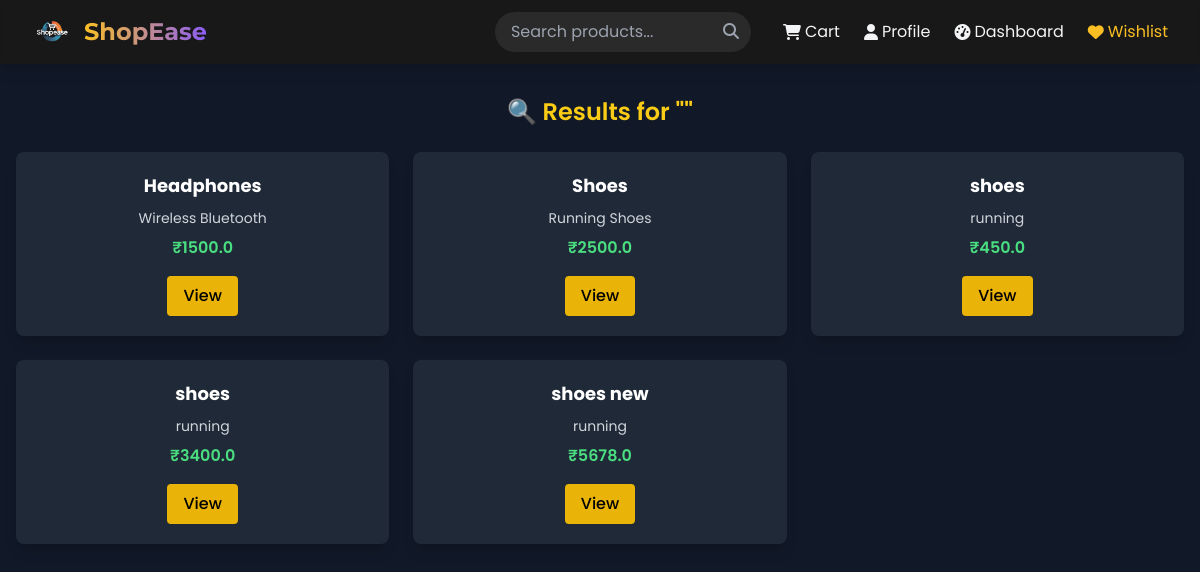
Screenshot of /search with the database file from the repository.
### tables this page shows
CREATE TABLE products (
            id INTEGER PRIMARY KEY AUTOINCREMENT,
            name TEXT,
            price REAL,
            category TEXT,
            description TEXT,
            stock INTEGER
        , image_url TEXT, seller_id INTEGER);

### app.py (the view)
@app.route('/search')
def search():
    query = request.args.get('query', '')
    products = fetch_products_by_name(query)
    return render_template('search_results.html', query=query, products=products)

### app.py (called while the page is built)
@app.context_processor
def inject_products():
    try:
        products = fetch_all_products()[:6]
    except:
        products = []
    return {'products': products}

### core/db_helper.py (called while the page is built)
def get_db_connection():
    conn = sqlite3.connect(DB_PATH)
    conn.row_factory = sqlite3.Row
    return conn

def fetch_products_by_name(name_query):
    conn = get_db_connection()
    cursor = conn.execute(
        "SELECT * FROM products WHERE name LIKE ?", ('%' + name_query + '%',)
    )
    products = cursor.fetchall()
    conn.close()
    return products

def fetch_all_products():
    conn = get_db_connection()
    cursor = conn.execute("SELECT * FROM products")
    products = cursor.fetchall()
    conn.close()
    return products

### templates/search_results.html (shortened to what this page needs)
{% extends "layout.html" %}
{% block content %}
<div class="min-h-screen bg-gray-900 text-white py-8 px-4">
  <h2 class="text-2xl font-semibold mb-6 text-yellow-400 text-center">🔍 Results for ""</h2>
  {% if products %}
    <div class="grid gap-6 grid-cols-1 sm:grid-cols-2 md:grid-cols-3">
      {% for product in products %}
        <div class="bg-gray-800 rounded-lg shadow-lg p-5 transition-transform transform hover:scale-105">
          <h3 class="text-lg font-bold text-white mb-2 text-center">{{ product.name }}</h3>
          <p class="text-gray-300 text-sm mb-2 text-center">{{ product.description }}</p>
          <p class="text-green-400 font-semibold text-center mb-4">₹{{ product.price }}</p>
          <div class="text-center">
            <a href="{{ url_for('view_product', product_id=product.id) }}"
               class="inline-block bg-yellow-500 hover:bg-yellow-600 text-black font-medium py-2 px-4 rounded transition">
              View
            </a>
          </div>
        </div>
      {% endfor %}
    </div>
  {% else %}
    <div class="bg-yellow-200 text-yellow-800 text-center py-4 rounded-lg shadow-md mt-10">
      🚫 No products found for your search.
    </div>
  {% endif %}
</div>
{% endblock %}

### rows the page displays
products: name "Headphones", description "Wireless Bluetooth", price "1500.0"
products: name "Shoes", description "Running Shoes", price "2500.0"
products: name "shoes", description "running", price "450.0"
products: name "shoes", description "running", price "3400.0"
products: name "shoes new", description "running", price "5678.0"
